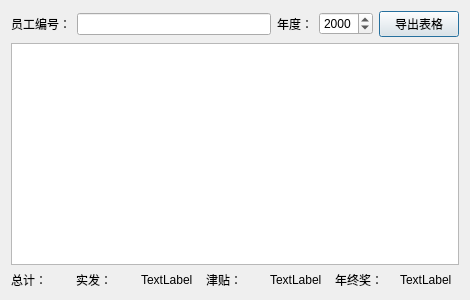
<?xml version="1.0" encoding="UTF-8"?>
<ui version="4.0">
 <class>AnnualBonus</class>
 <widget class="QDialog" name="AnnualBonus">
  <property name="geometry">
   <rect>
    <x>0</x>
    <y>0</y>
    <width>470</width>
    <height>300</height>
   </rect>
  </property>
  <property name="windowTitle">
   <string>年终奖查询</string>
  </property>
  <property name="windowIcon">
   <iconset resource="icon.qrc">
    <normaloff>:/ico/Users Find User.ico</normaloff>:/ico/Users Find User.ico</iconset>
  </property>
  <layout class="QVBoxLayout" name="verticalLayout">
   <item>
    <layout class="QHBoxLayout" name="horizontalLayout">
     <item>
      <widget class="QLabel" name="label">
       <property name="text">
        <string>员工编号：</string>
       </property>
      </widget>
     </item>
     <item>
      <widget class="QLineEdit" name="lineEdit">
       <property name="maxLength">
        <number>11</number>
       </property>
      </widget>
     </item>
     <item>
      <widget class="QLabel" name="label_2">
       <property name="text">
        <string>年度：</string>
       </property>
      </widget>
     </item>
     <item>
      <widget class="QDateEdit" name="dateEdit">
       <property name="displayFormat">
        <string>yyyy</string>
       </property>
      </widget>
     </item>
     <item>
      <widget class="QPushButton" name="pushButton">
       <property name="text">
        <string>导出表格</string>
       </property>
      </widget>
     </item>
    </layout>
   </item>
   <item>
    <widget class="QTableView" name="tableView">
     <property name="alternatingRowColors">
      <bool>true</bool>
     </property>
    </widget>
   </item>
   <item>
    <layout class="QHBoxLayout" name="horizontalLayout_2">
     <item>
      <widget class="QLabel" name="label_3">
       <property name="text">
        <string>总计：</string>
       </property>
      </widget>
     </item>
     <item>
      <widget class="QLabel" name="label_4">
       <property name="text">
        <string>实发：</string>
       </property>
      </widget>
     </item>
     <item>
      <widget class="QLabel" name="label_5">
       <property name="text">
        <string>TextLabel</string>
       </property>
      </widget>
     </item>
     <item>
      <widget class="QLabel" name="label_6">
       <property name="text">
        <string>津贴：</string>
       </property>
      </widget>
     </item>
     <item>
      <widget class="QLabel" name="label_7">
       <property name="text">
        <string>TextLabel</string>
       </property>
      </widget>
     </item>
     <item>
      <widget class="QLabel" name="label_8">
       <property name="text">
        <string>年终奖：</string>
       </property>
      </widget>
     </item>
     <item>
      <widget class="QLabel" name="label_9">
       <property name="text">
        <string>TextLabel</string>
       </property>
      </widget>
     </item>
    </layout>
   </item>
  </layout>
 </widget>
 <resources>
  <include location="icon.qrc"/>
 </resources>
 <connections/>
</ui>
